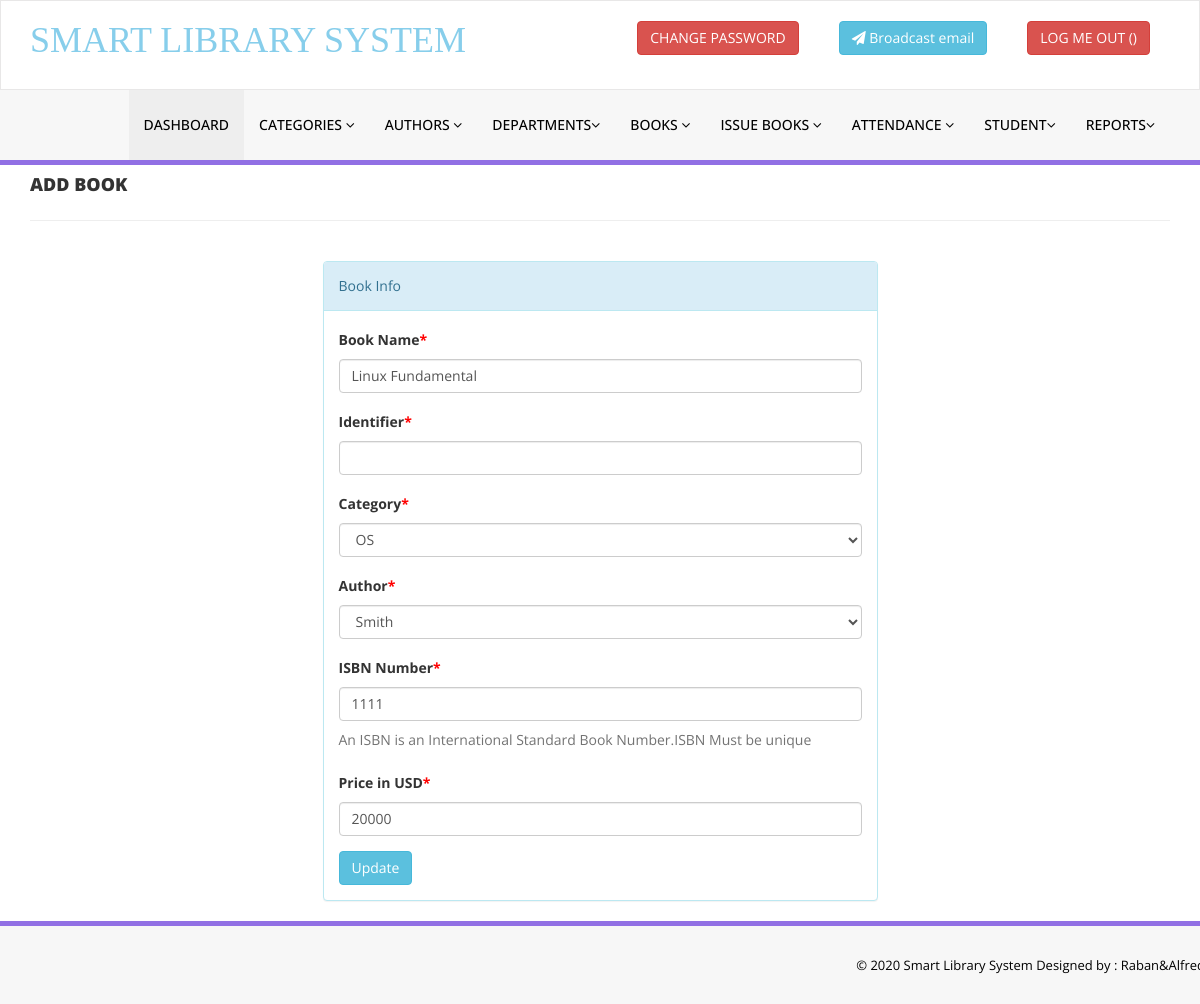
Screenshot of /admin/edit-book.php?bookid=5 (signed in) with the database file from the repository.
### tables this page shows
CREATE TABLE `tblbooks` (
  `id` int(11) NOT NULL AUTO_INCREMENT,
  `BookName` varchar(255) DEFAULT NULL,
  `department` int(11) DEFAULT '0',
  `CatId` int(11) DEFAULT NULL,
  `AuthorId` int(11) DEFAULT NULL,
  `ISBNNumber` int(11) DEFAULT NULL,
  `BookPrice` int(11) DEFAULT NULL,
  `identifier` varchar(255) DEFAULT '',
  `status` varchar(50) NOT NULL DEFAULT 'available',
  `RegDate` timestamp NULL DEFAULT CURRENT_TIMESTAMP,
  `UpdationDate` timestamp NULL DEFAULT NULL ON UPDATE CURRENT_TIMESTAMP,
  PRIMARY KEY (`id`)
);

CREATE TABLE `tblcategory` (
  `id` int(11) NOT NULL AUTO_INCREMENT,
  `CategoryName` varchar(150) DEFAULT NULL,
  `Status` int(11) DEFAULT NULL,
  `CreationDate` timestamp NULL DEFAULT CURRENT_TIMESTAMP,
  `UpdationDate` timestamp NULL DEFAULT CURRENT_TIMESTAMP ON UPDATE CURRENT_TIMESTAMP,
  PRIMARY KEY (`id`)
);

CREATE TABLE `tblauthors` (
  `id` int(11) NOT NULL AUTO_INCREMENT,
  `AuthorName` varchar(159) DEFAULT NULL,
  `creationDate` timestamp NULL DEFAULT CURRENT_TIMESTAMP,
  `UpdationDate` timestamp NULL DEFAULT NULL ON UPDATE CURRENT_TIMESTAMP,
  PRIMARY KEY (`id`)
);

### admin/edit-book.php (the view, shortened to what this page needs)
<?php
include('includes/config.php');
if(strlen($_SESSION['alogin'])==0)
    {
header('location:index.php');
}
else{
?>
<!DOCTYPE html>
<html xmlns="http://www.w3.org/1999/xhtml">
<head>
    <link href="assets/css/bootstrap.css" rel="stylesheet" />
    <link href="assets/css/font-awesome.css" rel="stylesheet" />
    <link href="assets/css/style.css" rel="stylesheet" />
</head>
<body>
<?php include('includes/header.php');?>
    <div class="content-wra
    <div class="content-wrapper">
         <div class="container">
        <div class="row pad-botm">
            <div class="col-md-12">
                <h4 class="header-line">Add Book</h4>
                            </div>
</div>
<div class="row">
<div class="col-md-6 col-sm-6 col-xs-12 col-md-offset-3"">
<div class="panel panel-info">
<div class="panel-heading">
Book Info
</div>
<div class="panel-body">
<form role="form" method="post">
<?php
$bookid=intval($_GET['bookid']);
$sql = "SELECT tblbooks.BookName,tblcategory.CategoryName,tblcategory.id as cid,tblauthors.AuthorName,tblauthors.id as athrid,tblbooks.ISBNNumber,tblbooks.BookPrice,tblbooks.id as bookid from  tblbooks join tblcategory on tblcategory.id=tblbooks.CatId join tblauthors on tblauthors.id=tblbooks.AuthorId where tblbooks.id=:bookid";
$query = $dbh -> prepare($sql);
$query->bindParam(':bookid',$bookid,PDO::PARAM_STR);
$query->execute();
$results=$query->fetchAll(PDO::FETCH_OBJ);
if($query->rowCount() > 0)
{
foreach($results as $result)
{               ?>
<div class="form-group">
<label>Book Name<span style="color:red;">*</span></label>
<input class="form-control" type="text" name="bookname" value="<?php echo htmlentities($result->BookName);?>" required />
</div>
    <div class="form-group">
    <label>Identifier<span style="color:red;">*</span></label>
    <input class="form-control" type="text" name="identifier" value="<?php echo htmlentities($result->identifier);?>" required />
</div>
<div class="form-group">
<label> Category<span style="color:red;">*</span></label>
<select class="form-control" name="category" required="required">
<option value="<?php echo htmlentities($result->cid);?>"> <?php echo htmlentities($catname=$result->CategoryName);?></option>
</select>
</div>
<div class="form-group">
<label> Author<span style="color:red;">*</span></label>
<select class="form-control" name="author" required="required">
<option value="<?php echo htmlentities($result->athrid);?>"> <?php echo htmlentities($athrname=$result->AuthorName);?></option>
</select>
</div>
<div class="form-group">
<label>ISBN Number<span style="color:red;">*</span></label>
<input class="form-control" type="text" name="isbn" value="<?php echo htmlentities($result->ISBNNumber);?>"  required="required" />
<p class="help-block">An ISBN is an International Standard Book Number.ISBN Must be unique</p>
</div>
 <div class="form-group">
 <label>Price in USD<span style="color:red;">*</span></label>
 <input class="form-control" type="text" name="price" value="<?php echo htmlentities($result->BookPrice);?>"   required="required" />
 </div>
 <?php }} ?>
<button type="submit" name="update" class="btn btn-info">Update </button>
                                    </form>
                            </div>
                        </div>
                            </div>
        </div>
    </div>
    </div>
  <?php include('includes/footer.php');?>
</body>
</html>
<?php } ?>

### admin/assets/css/style.css (style rules this page uses)
.header-line { font-weight:900; padding-bottom:25px; border-bottom:1px solid #eeeeee; text-transform:uppercase; }
.pad-botm { padding-bottom:30px; }

### rows the page displays
tblbooks: bookname "Linux Fundamental", category "OS", author "Smith", isbn "1111", price "20000"
